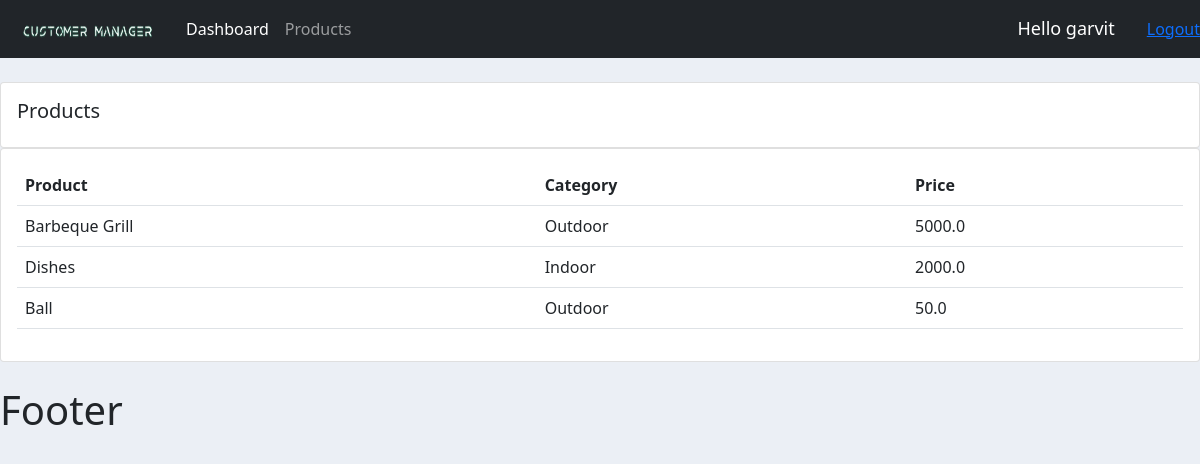
Screenshot of /products/ (signed in) with the database file from the repository.
### accounts/models.py (models this page shows, shortened)
class Product(models.Model):
    CATEGORY=(('Indoor','Indoor'),('Outdoor','Outdoor'))
    name = models.CharField(max_length=200, null=True)
    price=models.FloatField(null=True)
    category=models.CharField(max_length=200, null=True, choices=CATEGORY)
    description=models.CharField(max_length=200, null=True, blank=True)
    tags = models.ManyToManyField(Tag)
    date_created = models.DateTimeField(auto_now_add=True, null=True)

### accounts/decorators.py (the view)
        def wrapper_func(request, *args, **kwargs):
            group=None
            if request.user.groups.exists():
                group=request.user.groups.all()[0].name #get the name of 1st group
            if group in allowed_roles:
                return view_func(request, *args, **kwargs)
            else:
                return HttpResponse("You are not authorized to view this page")

### accounts/views.py (called while the page is built)
@login_required(login_url='login')
@allowed_users(allowed_roles=["admin"])
def products(request):
    products=Product.objects.all()
    return render(request,'accounts/products.html', {'products':products})

### accounts/templates/accounts/products.html
{% extends 'accounts/main.html' %}
{% block content %}
<br>
		<div class="row">
			<div class="col-md">
				<div class="card card-body">
					<h5>Products</h5>
				</div>
				<div class="card card-body">
					<table class="table">
						<tr>
							<th>Product</th>
							<th>Category</th>
							<th>Price</th>
						</tr>
                        {% for i in products %}
                            <tr>
                                <td>{{ i.name }}</td>
                                <td>{{ i.category}}</td>
                                <td>{{ i.price }}</td>
                            </tr>
                        {% endfor %}
					</table>
				</div>
			</div>
		</div>
{% endblock %}

### accounts/templates/accounts/navbar.html (shortened to what this page needs)
{% load static %}
<nav class="navbar navbar-expand-lg navbar-dark bg-dark">
  <div class="container-fluid">
    <a class="navbar-brand" href="#">
      <img id="logo" src="{% static 'images/logo.png' %}">
    </a>
    <div class="collapse navbar-collapse" id="navbarNav">
        {% if request.user.is_staff %}
      <ul class="navbar-nav">
        <li class="nav-item">
          <a class="nav-link active" aria-current="page" href="{% url 'home'%}">Dashboard</a>
        </li>
        <li class="nav-item">
          <a class="nav-link" href="{% url 'products'%}">Products</a>
        </li>
      </ul>
        {% endif %}
    </div>
  </div>
    <div class="hello-msg container">Hello {{ request.user }}</div>
    <span><a href="{% url 'logout' %}">Logout</a> </span>
</nav>

### static/css/main.css (style rules this page uses)
#logo { width: 150px; height: 30px; }
body { background-color: #ebeff5; }

### accounts/templates/accounts/navbar.html (style rules this page uses)
.hello-msg { font-size: 18px; color: white; margin-right: 20px; justify-content: end !important; }

### rows the page displays
Product: name "Barbeque Grill", category "Outdoor", price "5000.0"
Product: name "Dishes", category "Indoor", price "2000.0"
Product: name "Ball", category "Outdoor", price "50.0"

### other values shown
{{ request.user }} "garvit"
